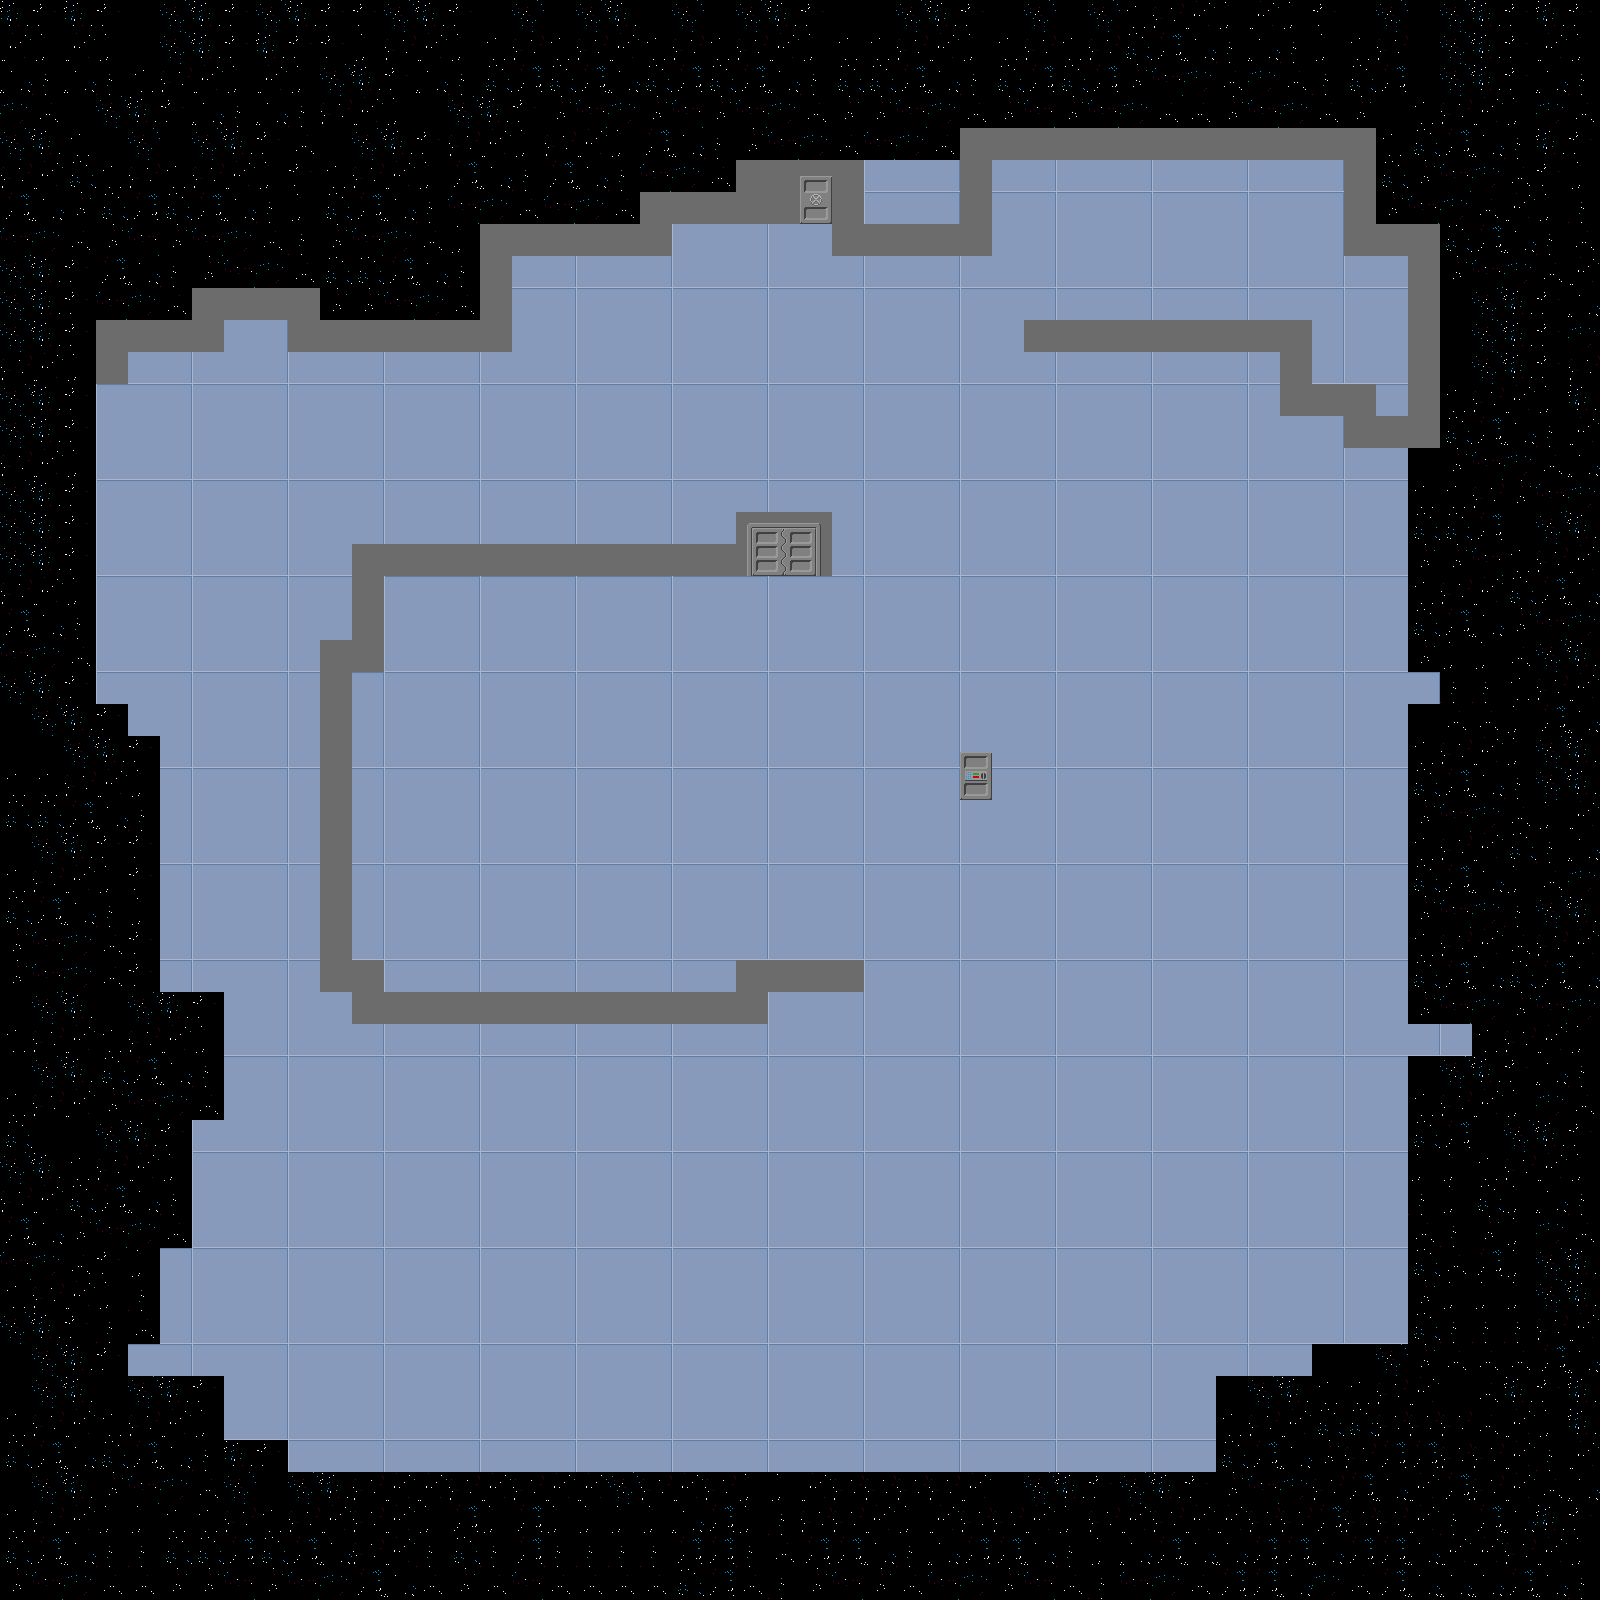

Rendered tile map (Tiled .tmx) drawn with the repository's tilesets; below, a short description and the map source with its tile grids summarised:
An orthogonal 50x50 tile map with 32x32 px tiles, 4 tile layers (floor, wall, open_door, closed_door) and 1 object (SpawnPoint).

<map version="1.0" orientation="orthogonal" renderorder="right-down" width="50" height="50" tilewidth="32" tileheight="32" nextobjectid="11">
 <tileset firstgid="1" name="SpaceShip" tilewidth="32" tileheight="32">
  <image source="../spaceship/armature/base_0.png" width="512" height="512" />
  <tile id="45">
   <properties>
    <property name="Collidable" value="true" />
   </properties>
  </tile>
 </tileset>
 <layer name="floor" width="50" height="50">
  <data>[2500 cells, 2500 non-empty, 25 distinct tile ids]</data>
 </layer>
 <layer name="wall" width="50" height="50">
  <data>[2500 cells, 99 non-empty, 2 distinct tile ids]</data>
 </layer>
 <layer name="open_door" width="50" height="50">
  <data>[2500 cells, 6 non-empty, 6 distinct tile ids]</data>
 </layer>
 <layer name="closed_door" width="50" height="50">
  <data>[2500 cells, 35 non-empty, 11 distinct tile ids]</data>
 </layer>
 <objectgroup name="Objects">
  <object id="9" name="SpawnPoint" x="728" y="725.333" width="89.3333" height="88" />
 </objectgroup>
</map>
